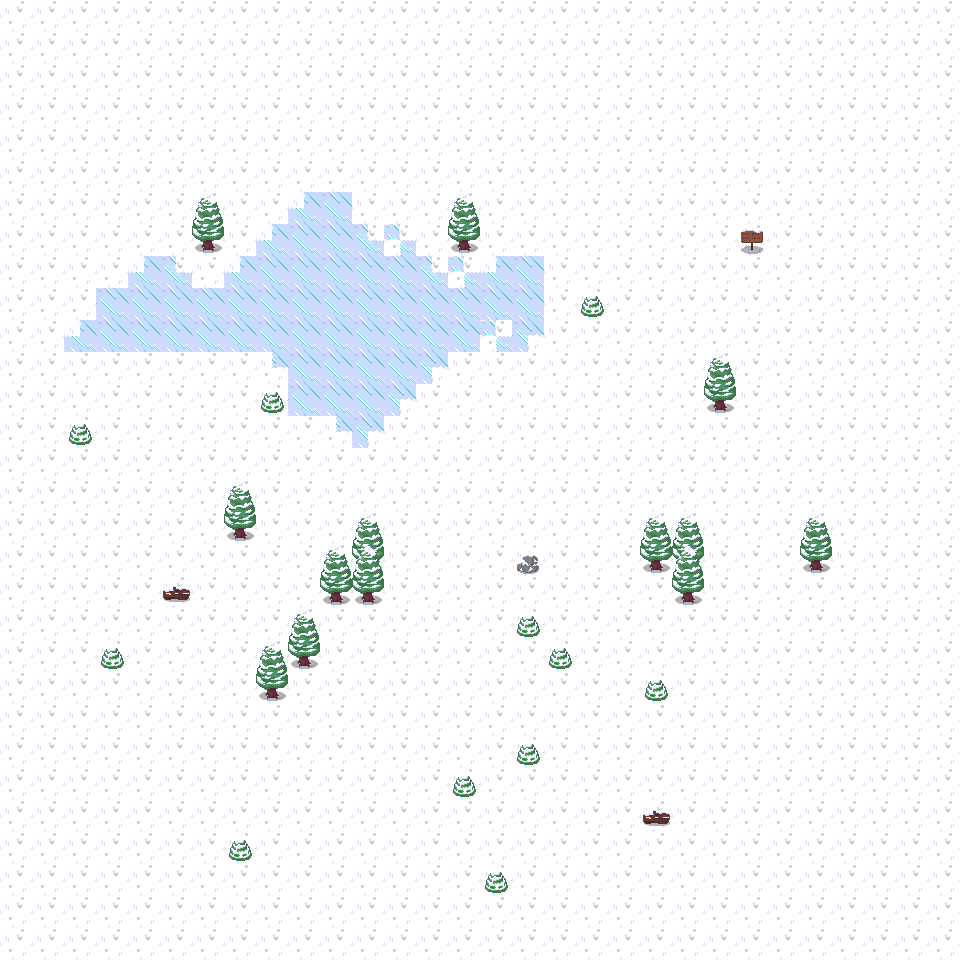

This is a level from a 2D game, rendered from its Tiled map with the project's own tilesets. A one-line summary and the complete map file follow:
An orthogonal 30x30 tile map with 32x32 px tiles, 2 tile layers (Слой тайлов 1, Слой тайлов 2) and 27 objects (13x Tree, 11x Bush, 2x Timber, Stone).

<map version="1.9" tiledversion="1.9.2" orientation="orthogonal" renderorder="right-down" width="30" height="30" tilewidth="32" tileheight="32" infinite="0" nextlayerid="4" nextobjectid="62">
 <tileset firstgid="1" source="IceTileset.tsx" />
 <layer id="1" name="Слой тайлов 1" width="30" height="30">
  <data encoding="csv">
82,82,82,82,82,82,82,82,82,82,82,82,82,82,82,82,82,82,82,82,82,82,82,82,82,82,82,82,82,82,
82,82,82,82,82,82,82,82,82,82,82,82,82,82,82,82,82,82,82,82,82,82,82,82,82,82,82,82,82,82,
82,82,82,82,82,82,82,82,82,82,82,82,82,82,82,82,82,82,82,82,82,82,82,82,82,82,82,82,82,82,
82,82,82,82,82,82,82,82,82,82,82,82,82,82,82,82,82,82,82,82,82,82,82,82,82,82,82,82,82,82,
82,82,82,82,82,82,82,82,82,82,82,82,82,82,82,82,82,82,82,82,82,82,82,82,82,82,82,82,82,82,
82,82,82,82,82,82,82,82,82,82,82,82,82,82,82,82,82,82,82,82,82,82,82,82,82,82,82,82,82,82,
82,82,82,82,82,82,82,82,82,82,82,82,82,82,82,82,82,82,82,82,82,82,82,82,82,82,82,82,82,82,
82,82,82,82,82,82,82,82,82,82,82,82,82,82,82,82,82,82,82,82,82,82,82,82,82,82,82,82,82,82,
82,82,82,82,82,82,82,82,82,82,82,82,82,82,82,82,82,82,82,82,82,82,82,82,82,82,82,82,82,82,
82,82,82,82,82,82,82,82,82,82,82,82,82,82,82,82,82,82,82,82,82,82,82,82,82,82,82,82,82,82,
82,82,82,82,82,82,82,82,82,82,82,82,82,82,82,82,82,82,82,82,82,82,82,82,82,82,82,82,82,82,
82,82,82,82,82,82,82,82,82,82,82,82,82,82,82,82,82,82,82,82,82,82,82,82,82,82,82,82,82,82,
82,82,82,82,82,82,82,82,82,82,82,82,82,82,82,82,82,82,82,82,82,82,82,82,82,82,82,82,82,82,
82,82,82,82,82,82,82,82,82,82,82,82,82,82,82,82,82,82,82,82,82,82,82,82,82,82,82,82,82,82,
82,82,82,82,82,82,82,82,82,82,82,82,82,82,82,82,82,82,82,82,82,82,82,82,82,82,82,82,82,82,
82,82,82,82,82,82,82,82,82,82,82,82,82,82,82,82,82,82,82,82,82,82,82,82,82,82,82,82,82,82,
82,82,82,82,82,82,82,82,82,82,82,82,82,82,82,82,82,82,82,82,82,82,82,82,82,82,82,82,82,82,
82,82,82,82,82,82,82,82,82,82,82,82,82,82,82,82,82,82,82,82,82,82,82,82,82,82,82,82,82,82,
82,82,82,82,82,82,82,82,82,82,82,82,82,82,82,82,82,82,82,82,82,82,82,82,82,82,82,82,82,82,
82,82,82,82,82,82,82,82,82,82,82,82,82,82,82,82,82,82,82,82,82,82,82,82,82,82,82,82,82,82,
82,82,82,82,82,82,82,82,82,82,82,82,82,82,82,82,82,82,82,82,82,82,82,82,82,82,82,82,82,82,
82,82,82,82,82,82,82,82,82,82,82,82,82,82,82,82,82,82,82,82,82,82,82,82,82,82,82,82,82,82,
82,82,82,82,82,82,82,82,82,82,82,82,82,82,82,82,82,82,82,82,82,82,82,82,82,82,82,82,82,82,
82,82,82,82,82,82,82,82,82,82,82,82,82,82,82,82,82,82,82,82,82,82,82,82,82,82,82,82,82,82,
82,82,82,82,82,82,82,82,82,82,82,82,82,82,82,82,82,82,82,82,82,82,82,82,82,82,82,82,82,82,
82,82,82,82,82,82,82,82,82,82,82,82,82,82,82,82,82,82,82,82,82,82,82,82,82,82,82,82,82,82,
82,82,82,82,82,82,82,82,82,82,82,82,82,82,82,82,82,82,82,82,82,82,82,82,82,82,82,82,82,82,
82,82,82,82,82,82,82,82,82,82,82,82,82,82,82,82,82,82,82,82,82,82,82,82,82,82,82,82,82,82,
82,82,82,82,82,82,82,82,82,82,82,82,82,82,82,82,82,82,82,82,82,82,82,82,82,82,82,82,82,82,
82,82,82,82,82,82,82,82,82,82,82,82,82,82,82,82,82,82,82,82,82,82,82,82,82,82,82,82,82,82
</data>
 </layer>
 <layer id="3" name="Слой тайлов 2" width="30" height="30">
  <data encoding="csv">
0,0,0,0,0,0,0,0,0,0,0,0,0,0,0,0,0,0,0,0,0,0,0,0,0,0,0,0,0,0,
0,0,0,0,0,0,0,0,0,0,0,0,0,0,0,0,0,0,0,0,0,0,0,0,0,0,0,0,0,0,
0,0,0,0,0,0,0,0,0,0,0,0,0,0,0,0,0,0,0,0,0,0,0,0,0,0,0,0,0,0,
0,0,0,0,0,0,0,0,0,0,0,0,0,0,0,0,0,0,0,0,0,0,0,0,0,0,0,0,0,0,
0,0,0,0,0,0,0,0,0,0,0,0,0,0,0,0,0,0,0,0,0,0,0,0,0,0,0,0,0,0,
0,0,0,0,0,0,0,0,0,0,0,0,0,0,0,0,0,0,0,0,0,0,0,0,0,0,0,0,0,0,
0,0,0,0,0,0,1,0,0,108,42,0,0,0,1,0,0,0,0,0,0,0,0,0,0,0,0,0,0,0,
0,0,0,0,0,0,21,0,108,42,42,106,110,0,21,0,0,0,0,0,0,0,0,3,0,0,0,0,0,0,
0,0,0,0,108,106,0,108,42,42,42,42,42,106,110,108,42,0,0,0,0,0,0,0,0,0,0,0,0,0,
0,0,0,42,42,42,42,42,42,42,42,42,42,42,42,42,42,0,22,0,0,0,0,0,0,0,0,0,0,0,
0,0,108,42,42,42,42,42,42,42,42,42,42,42,42,110,66,0,0,0,0,0,0,0,0,0,0,0,0,0,
0,0,0,0,0,0,0,0,89,42,42,42,42,66,0,0,0,0,0,0,0,0,1,0,0,0,0,0,0,0,
0,0,0,0,0,0,0,0,22,42,42,42,66,0,0,0,0,0,0,0,0,0,21,0,0,0,0,0,0,0,
0,0,22,0,0,0,0,0,0,0,89,66,0,0,0,0,0,0,0,0,0,0,0,0,0,0,0,0,0,0,
0,0,0,0,0,0,0,0,0,0,0,0,0,0,0,0,0,0,0,0,0,0,0,0,0,0,0,0,0,0,
0,0,0,0,0,0,0,1,0,0,0,0,0,0,0,0,0,0,0,0,0,0,0,0,0,0,0,0,0,0,
0,0,0,0,0,0,0,21,0,0,0,1,0,0,0,0,0,0,0,0,1,1,0,0,0,1,0,0,0,0,
0,0,0,0,0,0,0,0,0,0,1,2,0,0,0,0,23,0,0,0,21,2,0,0,0,21,0,0,0,0,
0,0,0,0,0,4,0,0,0,0,21,21,0,0,0,0,0,0,0,0,0,21,0,0,0,0,0,0,0,0,
0,0,0,0,0,0,0,0,0,1,0,0,0,0,0,0,22,0,0,0,0,0,0,0,0,0,0,0,0,0,
0,0,0,22,0,0,0,0,1,21,0,0,0,0,0,0,0,22,0,0,0,0,0,0,0,0,0,0,0,0,
0,0,0,0,0,0,0,0,21,0,0,0,0,0,0,0,0,0,0,0,22,0,0,0,0,0,0,0,0,0,
0,0,0,0,0,0,0,0,0,0,0,0,0,0,0,0,0,0,0,0,0,0,0,0,0,0,0,0,0,0,
0,0,0,0,0,0,0,0,0,0,0,0,0,0,0,0,22,0,0,0,0,0,0,0,0,0,0,0,0,0,
0,0,0,0,0,0,0,0,0,0,0,0,0,0,22,0,0,0,0,0,0,0,0,0,0,0,0,0,0,0,
0,0,0,0,0,0,0,0,0,0,0,0,0,0,0,0,0,0,0,0,4,0,0,0,0,0,0,0,0,0,
0,0,0,0,0,0,0,22,0,0,0,0,0,0,0,0,0,0,0,0,0,0,0,0,0,0,0,0,0,0,
0,0,0,0,0,0,0,0,0,0,0,0,0,0,0,22,0,0,0,0,0,0,0,0,0,0,0,0,0,0,
0,0,0,0,0,0,0,0,0,0,0,0,0,0,0,0,0,0,0,0,0,0,0,0,0,0,0,0,0,0,
0,0,0,0,0,0,0,0,0,0,0,0,0,0,0,0,0,0,0,0,0,0,0,0,0,0,0,0,0,0
</data>
 </layer>
 <objectgroup id="2" name="Слой объектов 1">
  <object id="9" class="Timber" x="163" y="589.188" width="27" height="10" />
  <object id="20" class="Tree" x="811.292" y="562.813" width="8.4375" height="7" />
  <object id="25" class="Bush" x="488.375" y="876.125" width="15.375" height="15.375" />
  <object id="30" class="Bush" x="648.25" y="684.25" width="15.5" height="15.5" />
  <object id="31" class="Bush" x="232.438" y="844.188" width="15.375" height="15.375" />
  <object id="32" class="Bush" x="456.494" y="780.494" width="15.375" height="15.375" />
  <object id="33" class="Bush" x="520.313" y="748.222" width="15.375" height="15.375" />
  <object id="34" class="Tree" x="685.281" y="560.625" width="8.4375" height="7" />
  <object id="35" class="Tree" x="684.134" y="594.722" width="8.4375" height="7" />
  <object id="36" class="Tree" x="651.781" y="562.875" width="8.4375" height="7" />
  <object id="37" class="Tree" x="267.448" y="690.5" width="8.4375" height="7" />
  <object id="38" class="Tree" x="299.599" y="658.864" width="8.4375" height="7" />
  <object id="39" class="Tree" x="332.145" y="594.5" width="8.4375" height="7" />
  <object id="40" class="Tree" x="363.963" y="594.682" width="8.4375" height="7" />
  <object id="41" class="Tree" x="363.622" y="563" width="8.4375" height="7" />
  <object id="42" class="Tree" x="235.156" y="530.833" width="8.4375" height="7" />
  <object id="43" class="Tree" x="203.531" y="242.625" width="8.4375" height="7" />
  <object id="44" class="Tree" x="459.406" y="242.625" width="8.4375" height="7" />
  <object id="45" class="Tree" x="715.281" y="402.5" width="8.4375" height="7" />
  <object id="46" class="Bush" x="552.979" y="652.313" width="15.375" height="15.375" />
  <object id="47" class="Bush" x="520.313" y="620.312" width="15.375" height="15.375" />
  <object id="48" class="Bush" x="104.313" y="651.646" width="15.375" height="15.375" />
  <object id="49" class="Bush" x="72.9375" y="428.188" width="15.375" height="15.375" />
  <object id="50" class="Bush" x="264.858" y="395.767" width="15.375" height="15.375" />
  <object id="51" class="Bush" x="584.494" y="300.494" width="15.375" height="15.375" />
  <object id="55" class="Stone" x="516.178" y="563.629" width="21" height="11" rotation="340.799" />
  <object id="59" class="Timber" x="642.545" y="814.045" width="27" height="10" />
 </objectgroup>
</map>
